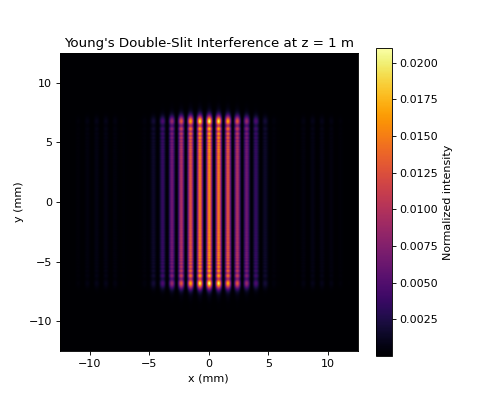

Recreate this plot in Python.
import numpy as np
from LightPipes import *
import matplotlib.pyplot as plt

# Parameters
wavelength = 633 * nm
size = 25 * mm
N = 500
z = 1.0 * m

# Slit parameters
slit_width = 0.10 * mm
slit_height = 15 * mm
slit_distance = 0.8 * mm   # center-to-center separation

# Begin with a plane wave
F = Begin(size, wavelength, N)

# Two rectangular slits
F1 = RectAperture(F, slit_width, slit_height, slit_distance/2)
F2 = RectAperture(F, slit_width, slit_height, -slit_distance/2)

# Coherent addition
F=BeamMix(F1,F2)

# Fresnel propagation to the screen
F = Fresnel(F, z)

# Intensity at the screen
I = Intensity(0, F)

# Coordinates for plotting
x = np.linspace(-size/2, size/2, N) / mm

plt.figure(figsize=(6, 5))
plt.imshow(I, extent=[x[0], x[-1], x[0], x[-1]], cmap='inferno')
plt.xlabel('x (mm)')
plt.ylabel('y (mm)')
plt.title("Young's Double-Slit Interference at z = 1 m")
plt.colorbar(label='Normalized intensity')
plt.show()
